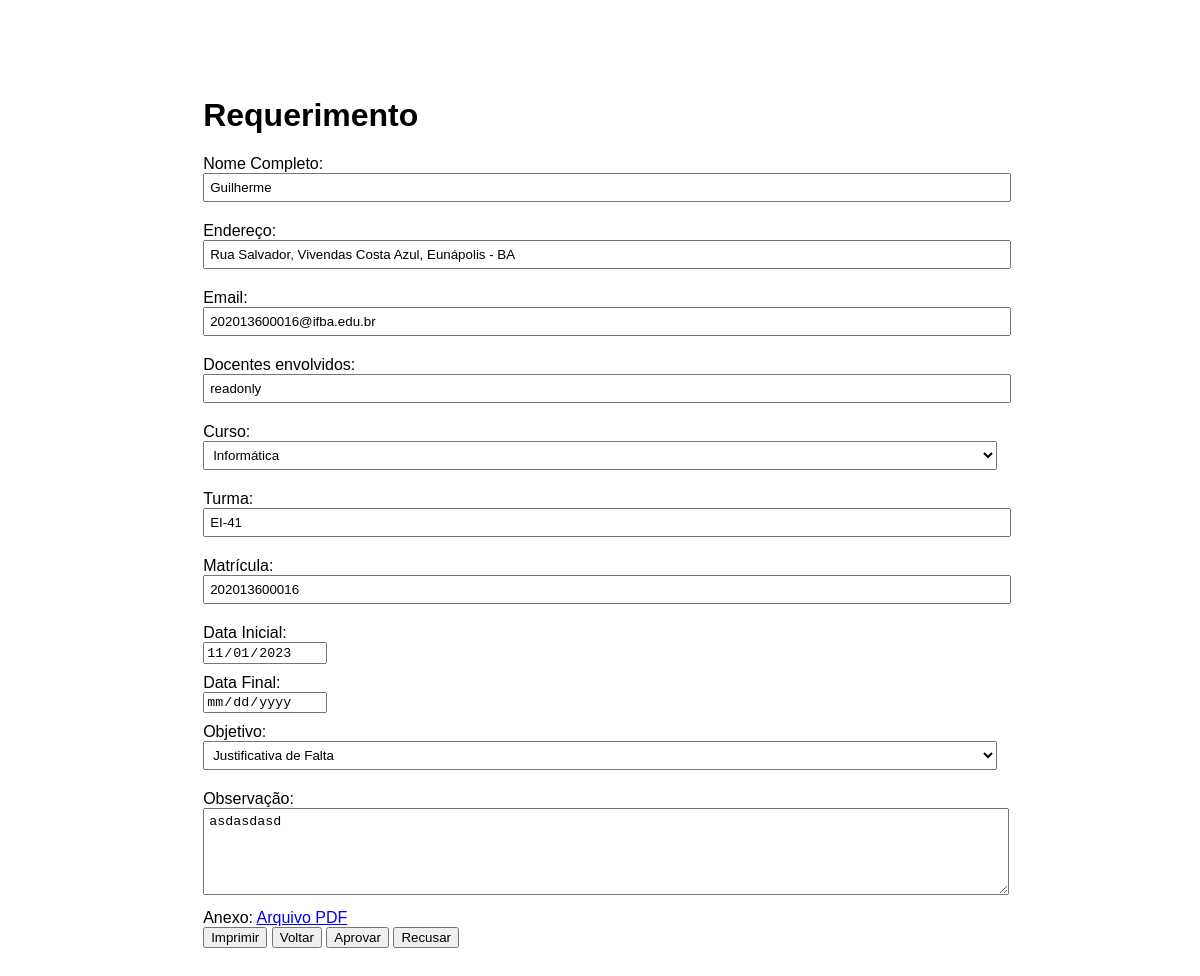
/coordenacao/cores_arquivo.php?idrequerimento=15 (signed in), run on the app's committed database.
### tables this page shows
CREATE TABLE `discente` (
  `id` int(11) NOT NULL,
  `matricula` bigint(15) NOT NULL,
  `email` varchar(100) NOT NULL,
  `senha` varchar(20) NOT NULL,
  `nome_aluno` varchar(100) NOT NULL,
  `endereco` varchar(150) NOT NULL,
  `identificador` varchar(6) NOT NULL,
  `curso` varchar(50) NOT NULL
);

CREATE TABLE `requerimento` (
  `idrequerimento` int(11) NOT NULL,
  `objeto` varchar(200) NOT NULL,
  `data_inicial` date NOT NULL,
  `data_final` date NOT NULL,
  `data/hora_regis` datetime(6) NOT NULL,
  `obs` varchar(200) DEFAULT NULL,
  `anexos` varchar(255) NOT NULL,
  `status` varchar(45) NOT NULL,
  `turma` varchar(10) NOT NULL,
  `discente_matricula` bigint(15) NOT NULL,
  `idcurso` int(11) NOT NULL,
  `email` varchar(150) NOT NULL
);

### login/conexao.php (called while the page is built, shortened)
<?php
	Function banco($server, $user, $password, $db, $consulta)
	{
	 $banco =  new mysqli($server, $user, $password, $db);
	 if (!$resultado = $banco->query($consulta)) {
		        echo "Falha na consulta referência: (".$banco->errno.") - ".$banco->error;
				  echo "<a href = 'incluir.php'> <img src = 'img/fundo/voltar.png' / width = 40 heigth= 40> </a>";
				  exit();
	 }
	 return $resultado;
	}
?>

### coordenacao/cores_arquivo.php (the view, shortened to what this page needs)
<?php
    include("../login/conexao.php");
    extract($_POST);
    if (!empty($_GET['idrequerimento'])){
        $id = $_GET['idrequerimento'];
        $consulta = "SELECT * FROM requerimento WHERE idrequerimento=$id";
        $resultado = banco($server, $user, $password, $db, $consulta);
        if ($resultado -> num_rows > 0){
            while ($dados = mysqli_fetch_assoc($resultado)){
                $docentes = $dados['docente'];
                $turma = $dados['turma'];
                $data_inicial = $dados['data_inicial'];
                $data_final = $dados['data_final'];
                $objeto = $dados['objeto'];
                $obs = $dados['obs'];
                $matricula = $dados['discente_matricula'];
                $consulta_discente = "SELECT * FROM discente WHERE matricula = '$matricula'";
                $resultado_discente = banco($server, $user, $password, $db, $consulta_discente);
                if ($resultado_discente->num_rows > 0) {
                    $dados_discente = mysqli_fetch_assoc($resultado_discente);
                    $nome = $dados_discente['nome_aluno'];
                    $end = $dados_discente['endereco'];
                    $email = $dados_discente['email'];
                }
            }
        }
    }
?>
<!DOCTYPE html>
    <html lang="en">
    <head>
    </head>
<body>
    <form action="" method="post" enctype="multipart/form-data">
        <div id="requerimento">
            <h1> Requerimento</h1>
            <label>Nome Completo:</label>
            <input type="text" name="nome" value='<?php echo $nome;?>' readonly>
            <label>Endereço: </label>
            <input type="text" name="end" value='<?php echo $end;?>' readonly>
            <label>Email:</label>
            <input type="text" name="email" value=<?php echo $email;?> readonly>
            <label>Docentes envolvidos:</label>
            <input type="text" name="docentes" value=<?php echo $docentes?> readonly>
            <label>Curso:</label>
            <?php
                $consulta = "SELECT idcurso, nome_curso FROM curso";
                $resultado = banco("localhost", "root", "", "projeto", $consulta);
                echo "<select name='curso' value=<?php echo $nome;?> readonly>";
                while ($linha = $resultado->fetch_assoc()) {
                    echo "<option value=" . $linha["idcurso"] . ">" . $linha["nome_curso"] . "</option>";
                }
                echo "</select>";
            ?>
            <label>Turma:</label>
            <input type="text" name='turma' value=<?php echo $turma;?> readonly>
            <label>Matrícula:</label>
            <input type="text" name="matricula" value=<?php echo $matricula;?> readonly>
            <label>Data Inicial:</label>
            <input type="date" name = data_inicial value=<?php echo $data_inicial;?> readonly>
            <label>Data Final:</label>
            <input type="date" name = data_final value=<?php echo $data_final;?> readonly>
            <label>Objetivo:</label>
            <select name="objeto" readonly>
            <option value="Justificativa de Falta" <?php echo ($objeto == 'Justificativa de Falta') ? 'selected' : ''; ?>>Justificativa de Falta</option>
            </select>
            <label>Observação:</label>
            <textarea name="obs" rows="5" readonly><?php echo $obs;?></textarea>
            <?php echo "Anexo: <a href='visualizar_pdf.php?id=$id'>Arquivo PDF</a>";?>
            </div>
            <input type="submit" value="Imprimir" name='imprimir' id="btn_imp" >
            <input type="submit" value="Voltar" name='voltar'>
            <input type="submit" value="Aprovar" name='aprovado'>
            <input type="submit" value="Recusar" name='recusado'>
    </form>
</body>
</html>

### coordenacao/cores_arquivo.php (style rules this page uses)
body { font-family: Arial, sans-serif; width: 210mm; height: 297mm; margin: 0 auto; padding: 20mm; }
label { display: block; margin-top: 10px; }
input[type="text"], select, textarea { width: 100%; padding: 5px; margin-bottom: 10px; }
select { width: 100%; }
textarea { width: 100%; }

### data on the page
discente: nome "Guilherme", end "Rua Salvador, Vivendas Costa Azul, Eunápolis - BA", email "202013600016@ifba.edu.br"
requerimento: turma "EI-41", matricula "202013600016", data_inicial "11/01/2023", objeto "Justificativa de Falta", obs "asdasdasd"

### other printed values
form field curso "Informática"
